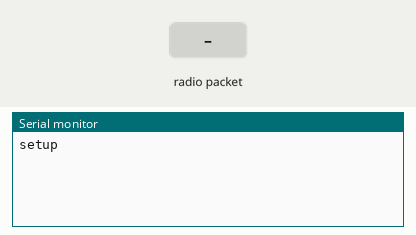
Recording of a sketch running on a simulated Arduino Uno, built with avr-gcc and run on an emulated ATmega328P. Shown: the last lines printed to the serial monitor. The test bench sets the inputs (shaded band). No radio packets arrive unless stated.

Above: at 2.2 s.
2.3 s: radio packet "1" arrives
At 3.5 s:
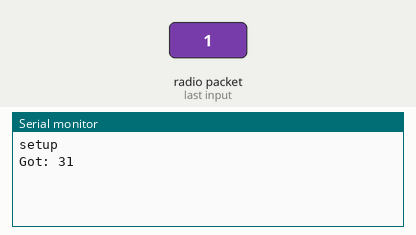
3.8 s: radio packet "0" arrives
At 4.6 s:
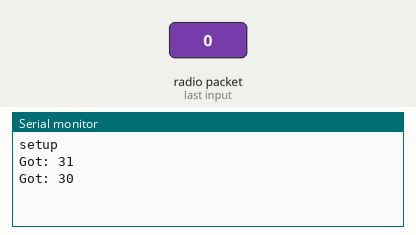
5.3 s: radio packet "2" arrives
At 5.8 s:
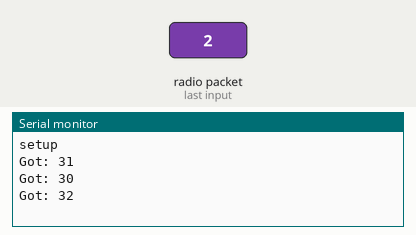

Measured:
- after the input at 2.3 s, the serial monitor: prints a new line at once (image 1)
- after the input at 3.8 s, the serial monitor: prints a new line at once (image 2)
- after the input at 5.3 s, the serial monitor: prints a new line at once (image 3)

The sketch:

RF_Receiver_simple.ino
```cpp
#include <VirtualWire.h>

const int led_pin = 6;
const int transmit_pin = 12;
const int receive_pin = 2;
const int transmit_en_pin = 3;

void setup()
{
    delay(1000);
    Serial.begin(9600);  // Debugging only
    Serial.println("setup");

    // Initialise the IO and ISR
    vw_set_tx_pin(transmit_pin);
    vw_set_rx_pin(receive_pin);
    vw_set_ptt_pin(transmit_en_pin);
    vw_set_ptt_inverted(true); // Required for DR3100
    vw_setup(2000);  // Bits per sec

    vw_rx_start();       // Start the receiver PLL running
}

void loop()
{
    uint8_t buf[VW_MAX_MESSAGE_LEN];
    //uint8_t buflen = VW_MAX_MESSAGE_LEN;
    uint8_t buflen = 7;

    if (vw_get_message(buf, &buflen)) // Non-blocking
    {
  int i;

        digitalWrite(led_pin, HIGH); // Flash a light to show received good message
  // Message with a good checksum received, print it.
  Serial.print("Got: ");

  for (i = 0; i < buflen; i++)
  {
      Serial.print(buf[i], HEX);
      Serial.print(' ');
  }
  Serial.println();
        digitalWrite(led_pin, LOW);
    }
}
```
